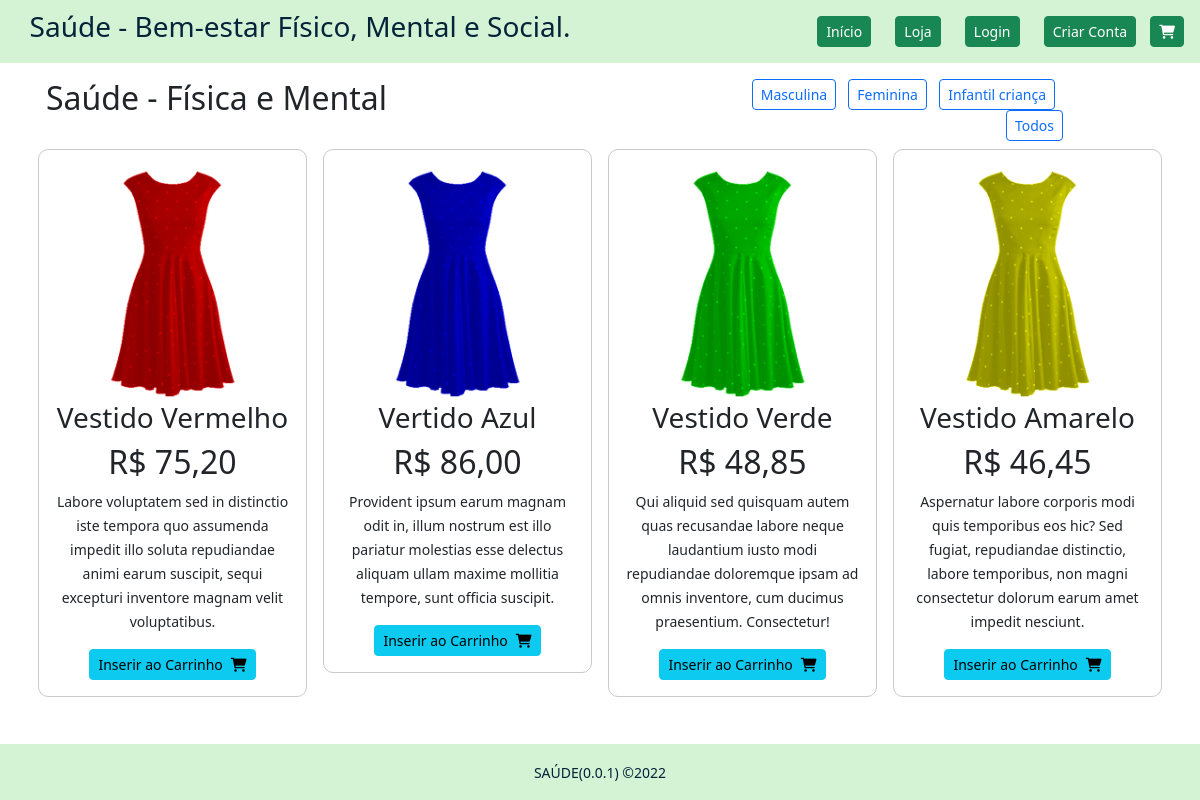
Page /public/index.php?a=loja&c=feminina on the committed database.
### tables this page shows
CREATE TABLE `produtos` (
  `id_produto` int(10) UNSIGNED NOT NULL,
  `categoria` varchar(50) DEFAULT NULL,
  `nome_produto` varchar(50) DEFAULT NULL,
  `descricao` varchar(200) DEFAULT NULL,
  `imagem` varchar(200) DEFAULT NULL,
  `preco` decimal(6,2) DEFAULT NULL,
  `stock` int(11) DEFAULT NULL,
  `visivel` tinyint(4) DEFAULT NULL,
  `created_at` datetime DEFAULT NULL,
  `updated_at` datetime DEFAULT NULL,
  `deleted_at` datetime DEFAULT NULL
);

### core/controllers/Main.php (called while the page is built, shortened)
<?php
class Main
{
    public function loja()
    {
        $produtos = new Produtos();
        $c = 'todos';
        if(isset($_GET['c'])){
            $c = $_GET['c'];
        }
        $lista_produtos = $produtos->lista_produtos_disponiveis($c);
        $lista_categorias = $produtos->listar_categorias();
        $dados = ['produtos' => $lista_produtos, 'categorias' => $lista_categorias];
        Store::Layout([ 'layouts/html_header', 'layouts/header',
            'loja',
            'layouts/footer', 'layouts/html_footer'], $dados);
    }
}

### core/rotas.php (called while the page is built, shortened)
<?php
$rotas = [
    'inicio' => 'main@index',
    'loja' => 'main@loja',
    'novo_cliente' => 'main@novo_cliente',
    'criar_cliente' => 'main@criar_cliente',
    'confirmar_email' => 'main@confirmar_email',
    'login' => 'main@login',
    'login_submit' => 'main@login_submit',
    'logout' => 'main@logout',
    'adicionar_carrinho' => 'carrinho@adicionar_carrinho',
    'remover_produto_carrinho' => 'carrinho@remover_produto_carrinho',
    'limpar_carrinho' => 'carrinho@limpar_carrinho',
    'carrinho' => 'carrinho@carrinho',
    'finalizar_encomenda' => 'carrinho@finalizar_encomenda',
    'finalizar_encomenda_resumo' => 'carrinho@finalizar_encomenda_resumo',
    'endereco_alternativo' => 'carrinho@endereco_alternativo',
    'confirmar_encomenda' => 'carrinho@confirmar_encomenda',
];
$acao = 'inicio';
if(isset($_GET['a'])){
   if(!key_exists($_GET['a'], $rotas)){
        $acao = 'inicio';
   } else {
        $acao = $_GET['a'];
   }
}
$partes = explode('@',$rotas[$acao]);
$metodo = $partes[1];
$ctr = new $controlador();
$ctr->$metodo();

### public/index.php (called while the page is built, shortened)
<?php
require_once('../core/rotas.php');

### core/models/Produtos.php (called while the page is built, shortened)
<?php
class Produtos
{
    public function lista_produtos_disponiveis($categoria)
    {
        $bd = new Database();
        $categorias = $this->listar_categorias();
        $sql = "SELECT * FROM produtos ";
        $sql .= "WHERE visivel = '1' ";
        if(in_array($categoria, $categorias)){
            $sql .= "AND categoria = '$categoria'";
        }
        $produtos = $bd->select($sql);
        return $produtos;
    }
    public function listar_categorias()
    {
       $bd = new Database();
       $resultados = $bd->select("SELECT DISTINCT categoria FROM produtos");
       $categorias = [];
       foreach($resultados as $resultado){
            array_push($categorias, $resultado->categoria);
       }
       return $categorias;
    }
}

### core/classes/Database.php (called while the page is built, shortened)
<?php
class Database
{
    private $ligacao;
    private function ligar()
    {
        $this->ligacao = new PDO(
            'mysql:' .
                'host=' . MYSQL_SERVER . ';' .
                'dbname=' . MYSQL_DATABASE . ';' .
                'charset=' . MYSQL_CHARSET,
            MYSQL_USER,
            MYSQL_PASS,
            array(PDO::ATTR_PERSISTENT => true)
        );
        $this->ligacao->setAttribute(PDO::ATTR_ERRMODE, PDO::ERRMODE_WARNING);
    }
    private function desligar()
    {
        $this->ligacao = null;
    }
    public function select($sql, $parametros = null)
    {
        $sql = trim($sql);
        $resultados = null;
        try {
            if (!empty($parametros)) {
                $executar = $this->ligacao->prepare($sql);
                $executar->execute($parametros);
                $resultados = $executar->fetchAll(PDO::FETCH_CLASS);
            } else {
                $executar = $this->ligacao->prepare($sql);
                $executar->execute();
                $resultados = $executar->fetchAll(PDO::FETCH_CLASS);
            }
        } catch (PDOException $e) {
            return false;
        }
        return $resultados;
    }
}

### core/views/loja.php (the view)
<div class="container espaco-fundo">
    <div class="row">
        <div class="col-7 p-3">
            <h2 class="text-start">Saúde - Física e Mental</h2>
        </div>
        <div class="col-4 text-end pt-3">
            <?php foreach($categorias as $categoria): ?>
                <a class="btn btn-sm btn-outline-primary me-2" href="?a=loja&c=<?=$categoria?>">
                <?= ucfirst(preg_replace("/\_/", " ", $categoria)) ?></a>
            <?php endforeach; ?>
            <a class="btn btn-sm btn-outline-primary" href="?a=loja&c=todos">Todos</a>
        </div>
    </div>
    <div class="row">
        <?php if(count($produtos) == 0): ?>
            <div class="text-center my-5">
                <h3>Não existe produtos disponiveis.</h3>
            </div>
        <?php else: ?>
        <?php foreach($produtos as $produto): ?>
        <div class="col-sm-3 col-6 p-2">
            <div class="text-center p-3 box-produto">
                <img class="img-fluid" src="assets/imgs/produtos/<?= $produto->imagem ?>" alt="Imagem do produto">
                <h3><?= $produto->nome_produto ?></h3>
                <h2><?= "R$ ". preg_replace("/\./", ",", $produto->preco) ?></h2>
                <p><small><?= $produto->descricao ?></small></p>
                <?php if($produto->stock > 0): ?>
                    <button class="btn btn-sm btn-info" onclick="adicionar_carrinho(<?= $produto->id_produto ?>)">Inserir ao Carrinho<i class="fa-solid fa-cart-shopping ms-2"></i></button>
                <?php else: ?>
                    <button class="btn btn-sm btn-warning">Sem stock<i class="fa-solid fa-cart-shopping ms-2"></i></button>
                <?php endif; ?>
            </div>
        </div>
        <?php endforeach; ?>
        <?php endif; ?>
    </div>
</div>

### core/classes/Store.php (shortened to what this page needs)
<?php
class Store
{
    public static function Layout($estruturas, $dados = null)
    {
        foreach ($estruturas as $estrutura) {
            include("../core/views/$estrutura.php");
        }
    }
}

### public/assets/css/app.css (style rules this page uses)
:root { --pt: rgba(0,0,0,1); --br: rgba(255,255,255,1); --verdEsc: rgba(1,52,2,1); --verdSc: rgb(0, 78, 2); --verdM: rgb(0, 116, 4); --verdMc: rgb(141, 221, 144); --verdC: rgb(212, 243, 213); --azuEsc: rgba(5,35,57,1); --azuSc: rgb(0, 29, 135); --azuM: rgba(13,110,253,1); --azuMc: rgb(117, 144, 241); --azuC: rgb(182, 198, 255); --laranja: rgba(240,191,76,1); --gold: rgba(255,215,0,1); --vermelho: rgba(172,2,2,1); }
.espaco-fundo { margin-bottom: 50px; }
.box-produto { border: 1px solid rgba(150, 150, 150, 0.5); border-radius: 10px; }

### rows in the picture
produtos: imagem (picture), nome_produto "Vestido Vermelho", preco "75,20", descricao "Labore voluptatem sed in distinctio iste tempora quo assumenda impedit illo soluta repudiandae animi earum suscipit, sequi excepturi inventore magnam velit voluptatibus."
produtos: imagem (picture), nome_produto "Vertido Azul", preco "86,00", descricao "Provident ipsum earum magnam odit in, illum nostrum est illo pariatur molestias esse delectus aliquam ullam maxime mollitia tempore, sunt officia suscipit."
produtos: imagem (picture), nome_produto "Vestido Verde", preco "48,85", descricao "Qui aliquid sed quisquam autem quas recusandae labore neque laudantium iusto modi repudiandae doloremque ipsam ad omnis inventore, cum ducimus praesentium. Consectetur!"
produtos: imagem (picture), nome_produto "Vestido Amarelo", preco "46,45", descricao "Aspernatur labore corporis modi quis temporibus eos hic? Sed fugiat, repudiandae distinctio, labore temporibus, non magni consectetur dolorum earum amet impedit nesciunt."

### other values in the picture
preg_replace("/\_/", " ", $categoria) "Masculina"
preg_replace("/\_/", " ", $categoria) "Feminina"
preg_replace("/\_/", " ", $categoria) "Infantil criança"
